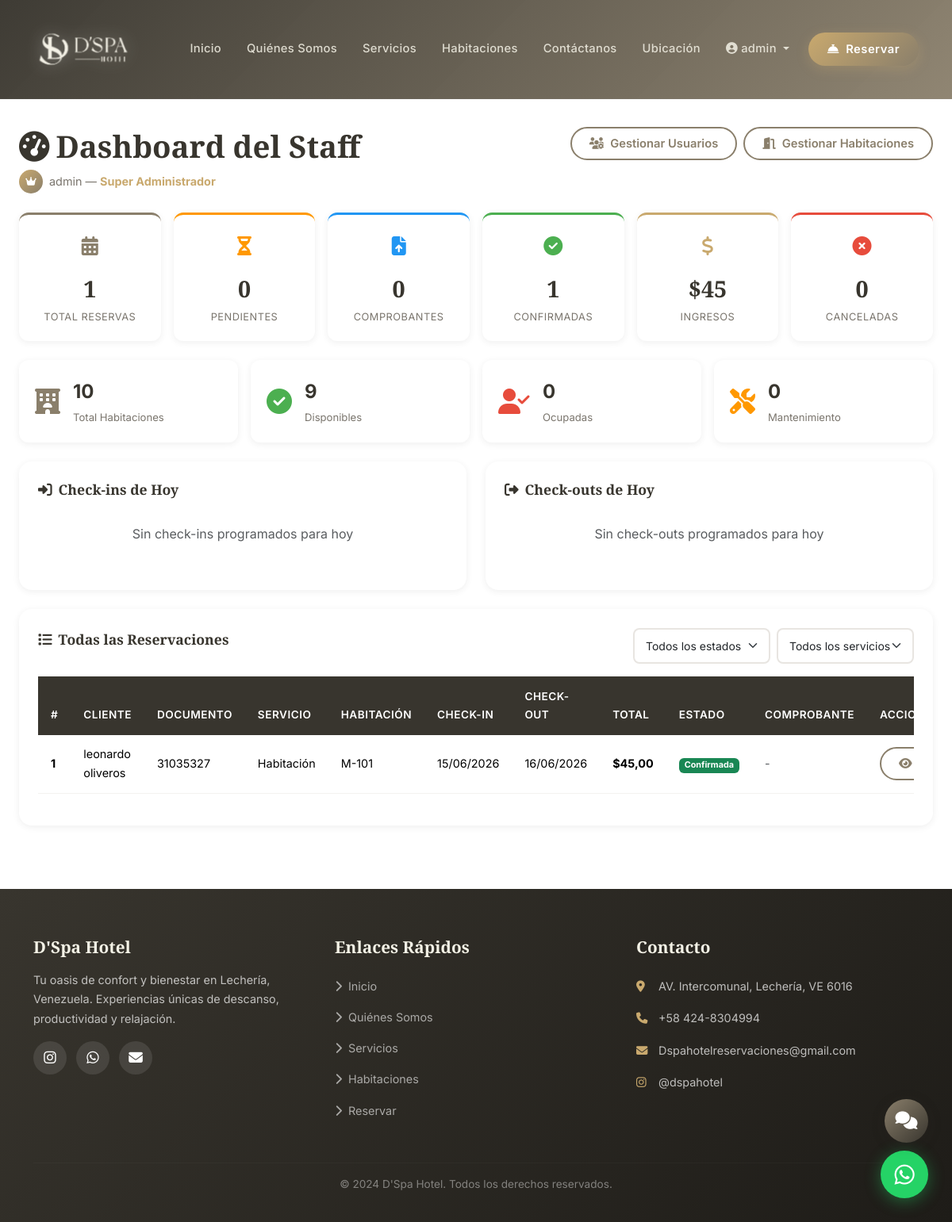
Page /staff/dashboard/ (signed in) on the earlier database version.
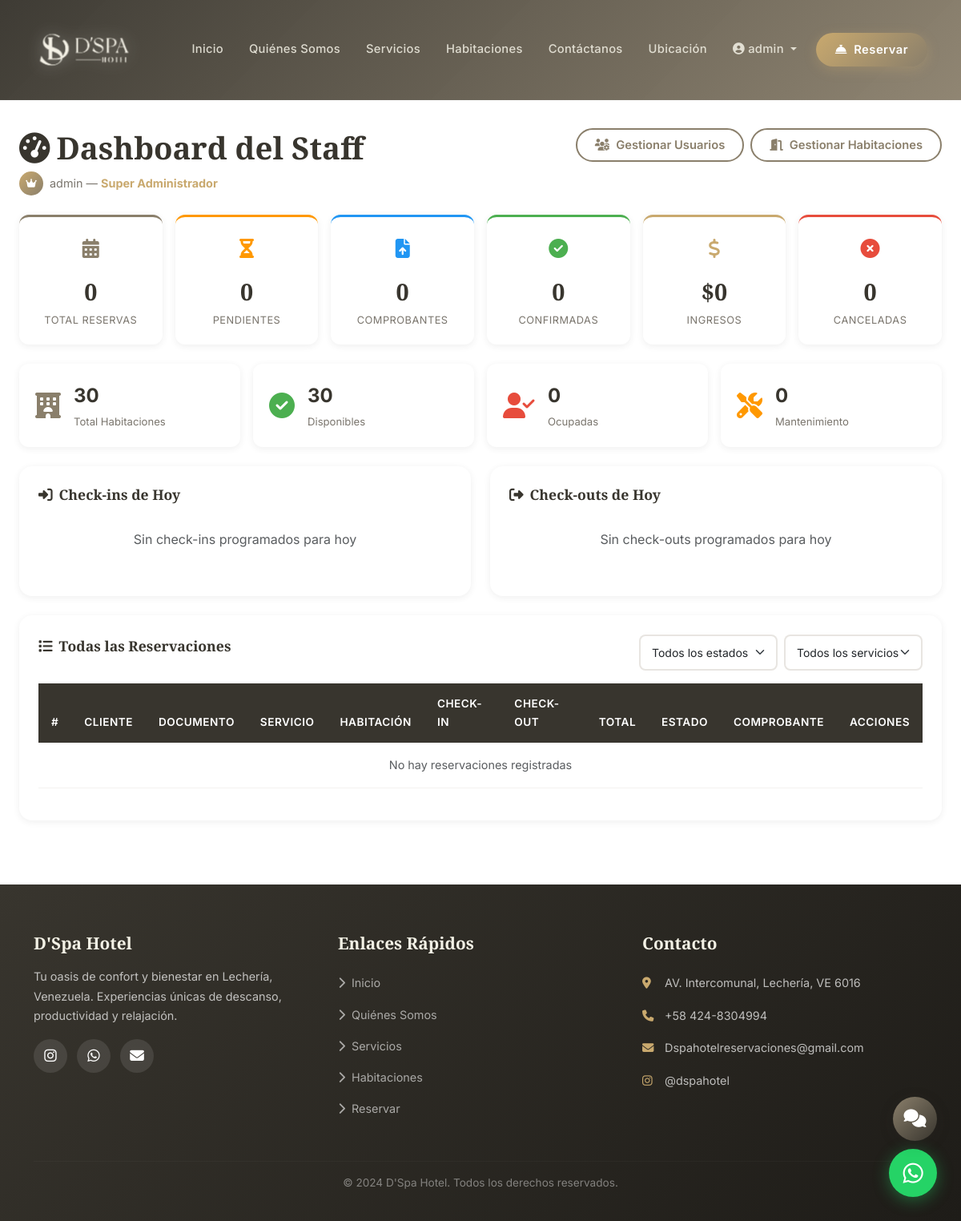
Same page on the later database version.
### reservations/models.py (models this page shows, shortened)
class Reservation(models.Model):
    SERVICE_CHOICES = [
        ('room', 'Habitación'),
        ('gym', 'Gimnasio'),
        ('spa', 'Spa'),
        ('sauna', 'Sauna'),
        ('jacuzzi', 'Jacuzzi'),
        ('pool', 'Piscina'),
        ('event_room', 'Salón de Eventos'),
        ('conference', 'Sala de Conferencias'),
        ('restaurant', 'Restaurante'),
    ]
    STATUS_CHOICES = [
        ('pending', 'Pendiente de Pago'),
        ('payment_uploaded', 'Comprobante Subido'),
        ('confirmed', 'Confirmada'),
        ('cancelled', 'Cancelada'),
        ('completed', 'Completada'),
    ]
    customer = models.ForeignKey(Customer, on_delete=models.CASCADE, verbose_name="Cliente", related_name='reservations')
    service_type = models.CharField(max_length=20, choices=SERVICE_CHOICES, verbose_name="Servicio")
    room = models.ForeignKey(Room, on_delete=models.SET_NULL, null=True, blank=True, verbose_name="Habitación")
    check_in = models.DateField(verbose_name="Check-in")
    check_out = models.DateField(verbose_name="Check-out")
    adults_count = models.IntegerField(default=1, verbose_name="Adultos")
    children_count = models.IntegerField(default=0, verbose_name="Niños")
    total_price = models.DecimalField(max_digits=10, decimal_places=2, verbose_name="Precio Total")
    status = models.CharField(max_length=20, choices=STATUS_CHOICES, default='pending', verbose_name="Estado")
    special_requests = models.TextField(blank=True, verbose_name="Peticiones Especiales")
    created_at = models.DateTimeField(auto_now_add=True, verbose_name="Fecha de Creación")
    class Meta:
        ordering = ['-created_at']
        verbose_name = "Reservación"
        verbose_name_plural = "Reservaciones"

class Customer(models.Model):
    user = models.OneToOneField(User, on_delete=models.CASCADE, verbose_name="Usuario")
    phone = models.CharField(max_length=20, verbose_name="Teléfono")
    address = models.TextField(verbose_name="Dirección")
    id_document = models.CharField(max_length=50, verbose_name="Cédula/Pasaporte")
    birth_date = models.DateField(verbose_name="Fecha de Nacimiento")
    class Meta:
        verbose_name = "Cliente"
        verbose_name_plural = "Clientes"

### core/models.py (models this page shows, shortened)
class Room(models.Model):
    ROOM_TYPES = [
        ('doble', 'Habitación Doble'),
        ('deluxe', 'Habitación Deluxe'),
    ]
    STATUS_CHOICES = [
        ('available', 'Disponible'),
        ('occupied', 'Ocupada'),
        ('maintenance', 'Mantenimiento'),
        ('reserved', 'Reservada'),
    ]
    SALES_CHANNEL_CHOICES = [
        ('web', 'Portal Web'),
        ('puerta', 'Venta por Puerta'),
    ]
    room_type = models.CharField(max_length=20, choices=ROOM_TYPES, verbose_name="Tipo")
    room_number = models.CharField(max_length=10, unique=True, verbose_name="Número")
    floor = models.IntegerField(default=1, verbose_name="Piso")
    description = models.TextField(verbose_name="Descripción")
    detailed_description = models.TextField(verbose_name="Descripción Detallada", help_text="Incluir amenities y características")
    capacity_adults = models.IntegerField(default=2, verbose_name="Capacidad Adultos")
    capacity_children = models.IntegerField(default=0, verbose_name="Capacidad Niños")
    price_per_night = models.DecimalField(max_digits=10, decimal_places=2, verbose_name="Precio por Noche", help_text="Precio base en USD (sin IVA)")
    extra_guest_fee = models.DecimalField(max_digits=10, decimal_places=2, default=0, verbose_name="Cargo por Persona Adicional", help_text="Aplica para hab. dobles ($20 por persona adicional)")
    status = models.CharField(max_length=20, choices=STATUS_CHOICES, default='available', verbose_name="Estado")
    sales_channel = models.CharField(max_length=20, choices=SALES_CHANNEL_CHOICES, default='web', verbose_name="Canal de Venta", help_text="Las habitaciones de 'Puerta' no se muestran en el portal web")
    has_terrace = models.BooleanField(default=True, verbose_name="Terraza")
    has_safe = models.BooleanField(default=True, verbose_name="Caja Fuerte")
    has_tv = models.BooleanField(default=True, verbose_name="TV")
    has_closet = models.BooleanField(default=True, verbose_name="Closet")
    has_minibar = models.BooleanField(default=False, verbose_name="Mini Nevera")
    has_balcony = models.BooleanField(default=False, verbose_name="Balcón")
    is_active = models.BooleanField(default=True, verbose_name="Activa")
    class Meta:
        ordering = ['room_type', 'room_number']
        verbose_name = "Habitación"
        verbose_name_plural = "Habitaciones"

### staff/views.py (the view)
    def wrapper(request, *args, **kwargs):
        if not request.user.is_authenticated:
            return redirect('login')
        if not (request.user.is_staff or hasattr(request.user, 'staffprofile')):
            messages.error(request, 'No tiene permisos para acceder a esta sección.')
            return redirect('home')
        return view_func(request, *args, **kwargs)

### staff/views.py (called while the page is built)
def staff_required(view_func):
    def wrapper(request, *args, **kwargs):
        if not request.user.is_authenticated:
            return redirect('login')
        if not (request.user.is_staff or hasattr(request.user, 'staffprofile')):
            messages.error(request, 'No tiene permisos para acceder a esta sección.')
            return redirect('home')
        return view_func(request, *args, **kwargs)
    return wrapper

def _is_recepcionista(user):
    if user.is_superuser:
        return False
    if user.groups.filter(name='Encargados de Reservaciones').exists():
        return False
    if user.groups.filter(name='Recepcionistas de Datos').exists():
        return True
    return not user.is_superuser

### staff/templates/staff/dashboard.html (shortened to what the changed rows need)
{% extends 'core/base.html' %}
{% load static %}
{% block content %}
<section class="section-padding" style="margin-top: 80px;">
    <div class="container-fluid px-4">
        <div class="d-flex justify-content-between align-items-start mb-4 flex-wrap gap-2">
            <div>
                <h2 class="section-title mb-1"><i class="fas fa-tachometer-alt me-2"></i>Dashboard del Staff</h2>
            </div>
        </div>
        <div class="row g-3 mb-4">
            <div class="col-xl-2 col-md-4 col-6">
                <div class="stat-card stat-total">
                    <div class="stat-icon"><i class="fas fa-calendar-alt"></i></div>
                    <div class="stat-value">{{ total_reservations }}</div>
                    <div class="stat-label">Total Reservas</div>
                </div>
            </div>
            <div class="col-xl-2 col-md-4 col-6">
                <div class="stat-card stat-confirmed">
                    <div class="stat-icon"><i class="fas fa-check-circle"></i></div>
                    <div class="stat-value">{{ confirmed_reservations }}</div>
                    <div class="stat-label">Confirmadas</div>
                </div>
            </div>
            <div class="col-xl-2 col-md-4 col-6">
                <div class="stat-card stat-income">
                    <div class="stat-icon"><i class="fas fa-dollar-sign"></i></div>
                    <div class="stat-value">${{ total_income }}</div>
                    <div class="stat-label">Ingresos</div>
                </div>
            </div>
        </div>
        <div class="row g-3 mb-4">
            <div class="col-lg-3 col-md-6">
                <div class="room-stat-card">
                    <div>
                        <div class="room-stat-value">{{ total_rooms }}</div>
                        <div class="room-stat-label">Total Habitaciones</div>
                    </div>
                </div>
            </div>
            <div class="col-lg-3 col-md-6">
                <div class="room-stat-card available">
                    <div>
                        <div class="room-stat-value">{{ available_rooms }}</div>
                        <div class="room-stat-label">Disponibles</div>
                    </div>
                </div>
            </div>
        </div>
        <div class="dashboard-card">
            <div class="table-responsive">
                <table class="table table-custom table-hover">
                    <thead>
                        <tr>
                            <th>#</th>
                            <th>Cliente</th>
                            <th>Documento</th>
                            <th>Servicio</th>
                            <th>Habitación</th>
                            <th>Check-in</th>
                            <th>Check-out</th>
                            <th>Total</th>
                            <th>Estado</th>
                            <th>Comprobante</th>
                            <th>Acciones</th>
                        </tr>
                    </thead>
                    <tbody>
                        {% for reservation in all_reservations %}
                        <tr>
                            <td><strong>{{ reservation.id }}</strong></td>
                            <td>{{ reservation.customer.user.get_full_name }}</td>
                            <td>{{ reservation.customer.id_document }}</td>
                            <td>{{ reservation.get_service_type_display }}</td>
                            <td>{% if reservation.room %}{{ reservation.room.room_number }}{% else %}-{% endif %}</td>
                            <td>{{ reservation.check_in|date:"d/m/Y" }}</td>
                            <td>{{ reservation.check_out|date:"d/m/Y" }}</td>
                            <td><strong>${{ reservation.total_price }}</strong></td>
                            <td>
                                <span class="badge
                                    {% if reservation.status == 'confirmed' %}bg-success
                                    {% elif reservation.status == 'pending' %}bg-warning text-dark
                                    {% elif reservation.status == 'payment_uploaded' %}bg-info
                                    {% elif reservation.status == 'cancelled' %}bg-danger
                                    {% elif reservation.status == 'completed' %}bg-secondary
                                    {% endif %}">
                                    {{ reservation.get_status_display }}
                                </span>
                            </td>
                            <td>
                                {% if reservation.payments.first %}
                                    {% if reservation.payments.first.proof_image %}
                                    <a href="{{ reservation.payments.first.proof_image.url }}" target="_blank" class="btn btn-sm btn-outline-custom">
                                        <i class="fas fa-image"></i>
                                    </a>
                                    {% endif %}
                                {% else %}
                                    <span class="text-muted">-</span>
                                {% endif %}
                            </td>
                            <td>
                                <a href="{% url 'staff_reservation_detail' reservation.id %}" class="btn btn-sm btn-outline-custom" title="Ver Detalle">
                                    <i class="fas fa-eye"></i>
                                </a>
                            </td>
                        </tr>
                        {% empty %}
                        <tr>
                            <td colspan="11" class="text-center text-muted py-3">No hay reservaciones registradas</td>
                        </tr>
                        {% endfor %}
                    </tbody>
                </table>
            </div>
        </div>
    </div>
</section>
{% endblock %}

Differences in the rows shown:
removed Reservation: id "1", customer.user.get_full_name "leonardo oliveros", customer.id_document "31035327", service_type "Habitación", room.room_number "M-101", check_in "15/06/2026", check_out "16/06/2026", total_price "45,00", status "Confirmada"
Other differences:
{{ total_reservations }}: "1" → "0"
{{ confirmed_reservations }}: "1" → "0"
{{ total_income }}: "45" → "0"
{{ total_rooms }}: "10" → "30"
{{ available_rooms }}: "9" → "30"
text now shown: "No hay reservaciones registradas"
